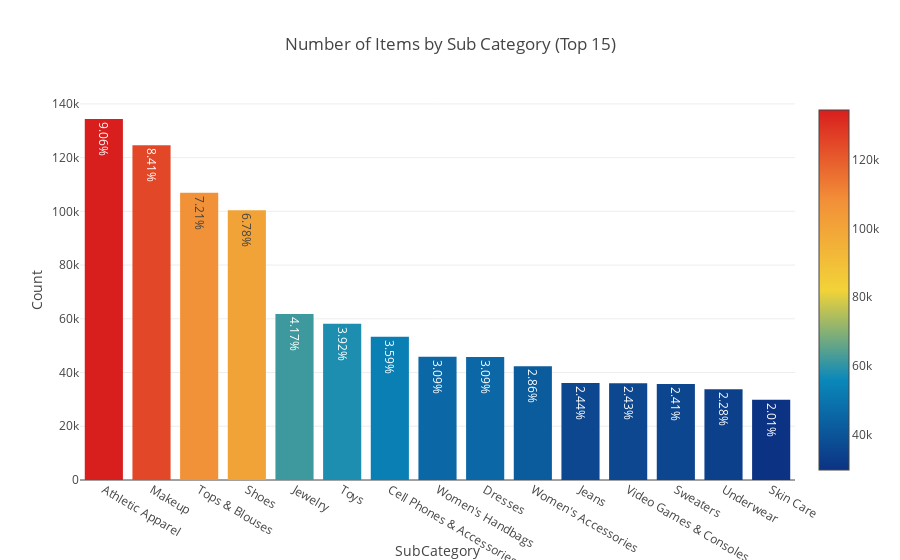

Notebook code for this chart:
### Code cell
trace1 = go.Bar(x=x, y=y, text=pct,
                marker=dict(
                color = y,colorscale='Portland',showscale=True,
                reversescale = False
                ))
layout = dict(title= 'Number of Items by Sub Category (Top 15)',
              yaxis = dict(title='Count'),
              xaxis = dict(title='SubCategory'))
fig=dict(data=[trace1], layout=layout)
py.iplot(fig)

### Figure 1 — Plotly figure (JSON) as saved in the notebook; plotly's stock layout.template omitted (floating-point values rounded to 4 significant figures)
{"data": [{"marker": {"color": [134383, 124624, 106960, 100452, 61763, 58158, 53290, 45862, 45758, 42350, 36130, 35971, 35752, 33784, 29838], "colorscale": "Portland", "reversescale": false, "showscale": true}, "text": ["9.06%", "8.41%", "7.21%", "6.78%", "4.17%", "3.92%", "3.59%", "3.09%", "3.09%", "2.86%", "2.44%", "2.43%", "2.41%", "2.28%", "2.01%"], "type": "bar", "uid": "b8049e04-1883-4c87-9645-70ebb9003ff8", "x": ["Athletic Apparel", "Makeup", "Tops & Blouses", "Shoes", "Jewelry", "Toys", "Cell Phones & Accessories", "Women's Handbags", "Dresses", "Women's Accessories", "Jeans", "Video Games & Consoles", "Sweaters", "Underwear", "Skin Care"], "y": [134383, 124624, 106960, 100452, 61763, 58158, 53290, 45862, 45758, 42350, 36130, 35971, 35752, 33784, 29838]}], "layout": {"title": {"text": "Number of Items by Sub Category (Top 15)"}, "xaxis": {"title": {"text": "SubCategory"}}, "yaxis": {"title": {"text": "Count"}}}}
